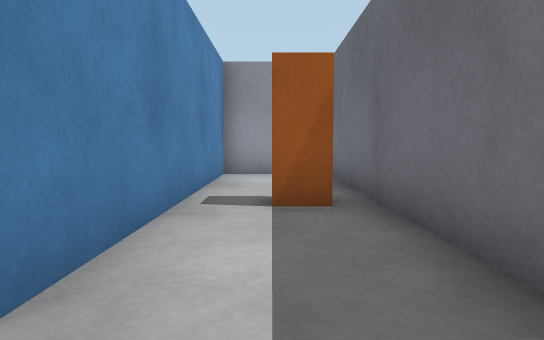
view 1 (above)

14 first-person views from a walk through a robot-simulator world made for Gazebo. The camera is 0.42 m above the floor, tilts 4° down and sees 70° across. The floor is counted in squares, 0.5 m on a side. Each view is taken from the middle of a square. On the plan, view 1 faces up. The plan holds only what a view shows up to about 12 squares ahead; the rest is blank.

view 2
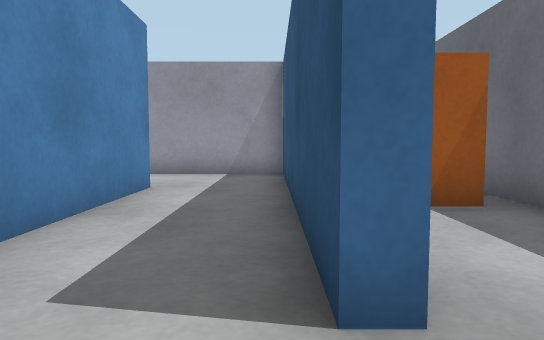

view 3
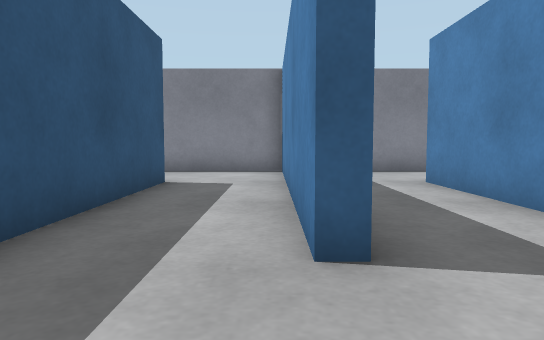

view 4
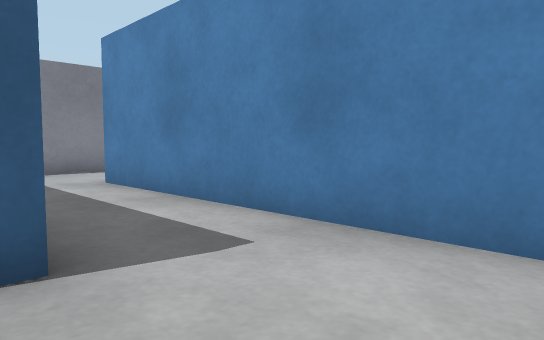

view 5
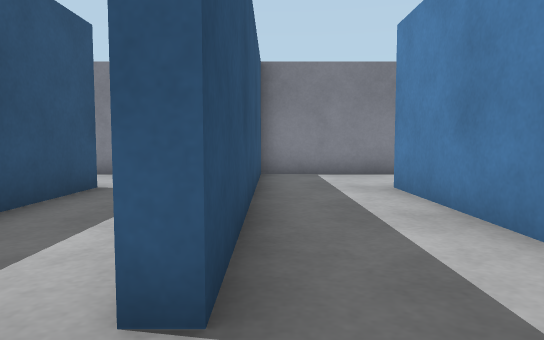

view 6
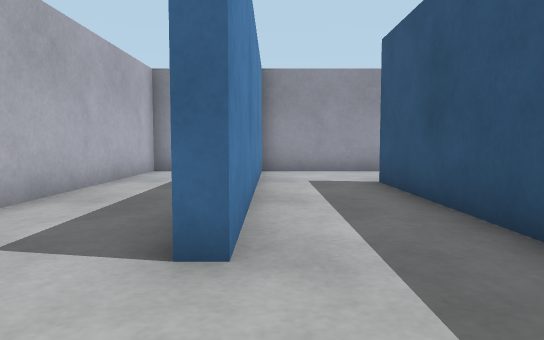

view 7
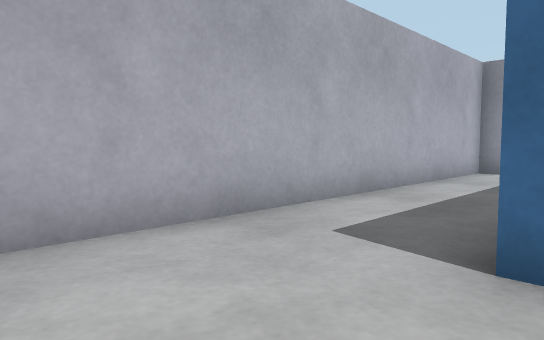

view 8
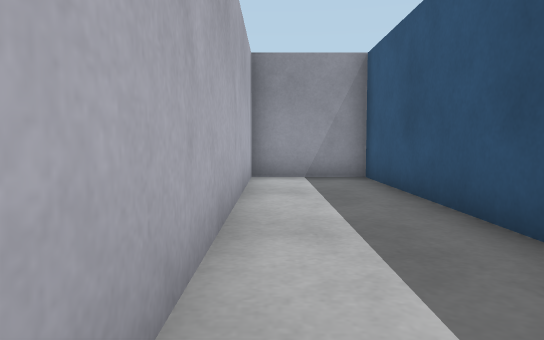

view 9
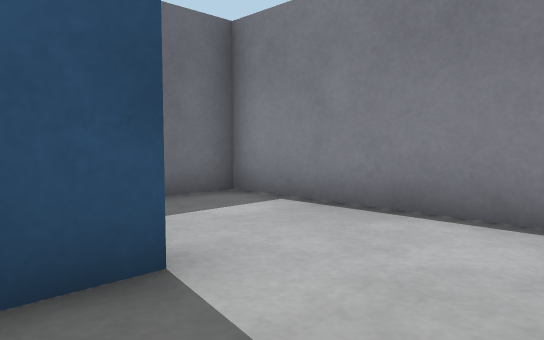

view 10
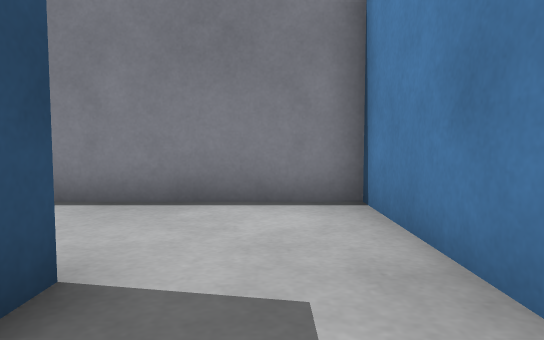

view 11
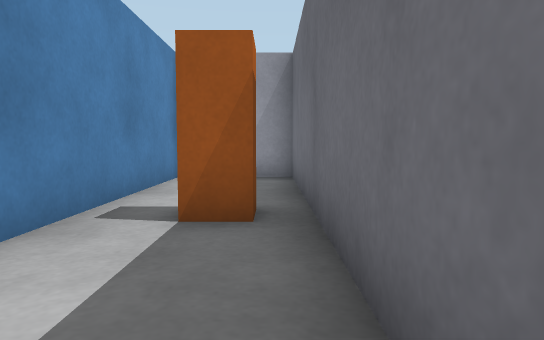

view 12
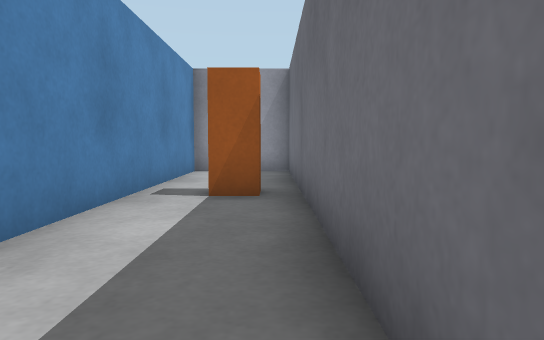

view 13
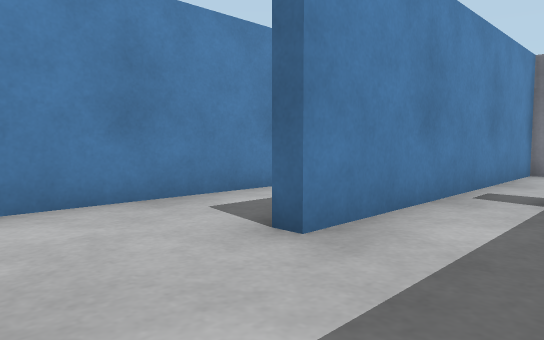

view 14
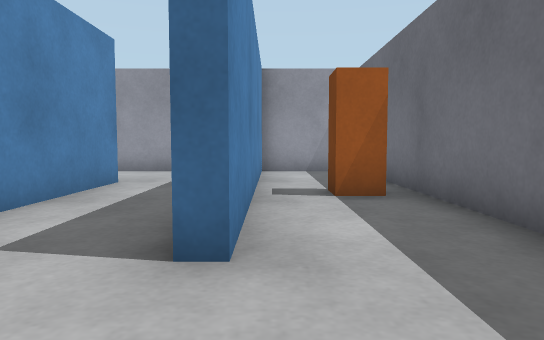

### Floor plan
Points are (right, up) in squares from view 1. A wall is a line through its corners. A room is listed if a view was taken in it or the views show most of it. See-through windows are left out.
Room 1 (views 1, 2, 3, 4, 5, 6, 7, 8, 9, 10, 11, 12, 13, 14)
walls: (-7.7, 4.2) (-7.7, 10.5) (-10.5, 10.5) (-10.5, -0.5); (-4.7, -1) (-4.7, 7.3) (-4.3, 7.3) (-4.3, -1.5) (1.5, -1.5) (1.5, 10.5) (-1.3, 10.5) (-1.3, 1.7) (-1.7, 1.7) (-1.7, 10.5) (-7.4, 10.5); (-7.3, 9.9) (-7.3, 1.7) (-7.8, 1.7); (-8.6, -1.5) (-4.6, -1.5)
objects: orange box (0, 5) to (1, 6)

Positions as (right, up) in squares from view 1, and headings:
1: (0, 0), facing up
2: (-2, 0), facing up
3: (-4, 10), facing down
4: (-4, 10), facing down-left
5: (-5, 9), facing down
6: (-7, -1), facing up
7: (-7, -1), facing up-left
8: (-10, 1), facing up
9: (-4, 3), facing down-right
10: (-3, 4), facing down
11: (1, 1), facing up
12: (1, -1), facing up
13: (1, -1), facing up-left
14: (-1, -1), facing up
